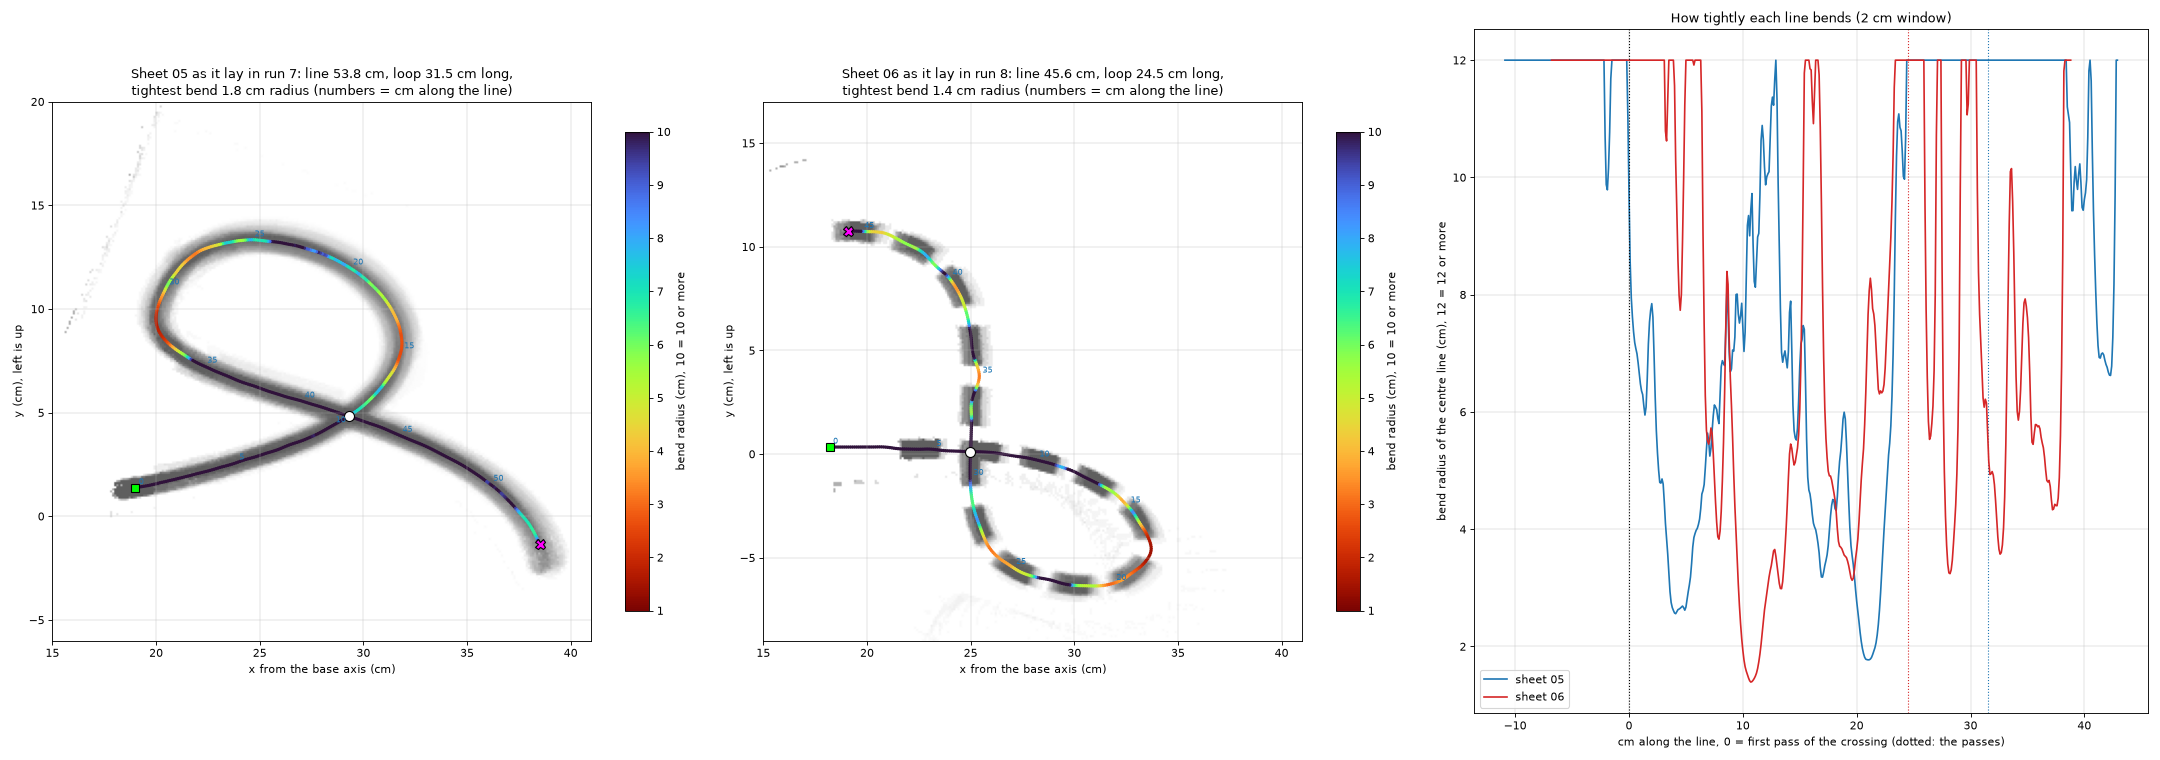

The Python source for this figure:
"""
Step 1 of the dashed-line analysis: are sheets 05 and 06 the same shape?

The line of each sheet is drawn from above from the pictures of the robot run on that sheet (run 7 on sheet 05, run 8
on sheet 06) with the fitted forearm camera model, a centre line is laid through the ink, and both sheets are measured
with the same ruler: length, where the crossing is, how long and how wide the loop is, how tightly it bends, and (sheet
06) how long the dashes and the gaps are. The first dash of sheet 06 lay under the puck in run 8, so its length is
read from a demonstration that started at the other end (plan 06-15).

Writes reference_line_05.csv, reference_line_06.csv, 01_sheet_geometry.png and prints the numbers (saved by hand as
01_sheet_geometry.out.txt). No robot, no training.

Run: D:/AI_Project/.venv/Scripts/python.exe 01_sheet_geometry.py > 01_sheet_geometry.out.txt
"""

import json

import matplotlib
matplotlib.use("Agg")
import matplotlib.pyplot as pyplot
import numpy
import pandas

from dashed_common import ANALYSIS_PARAMETERS, EVIDENCE_FOLDER, JOINT_NAMES, read_run, top_view_of_line
from line_geometry import (crossing_of, ink_share_of, line_description, map_values, refined_centre_line, registered_line,
                           spline_through, tangents_and_normals)

SHEET_GEOMETRY_PARAMETERS = {
    # the analyst's reading of the zoomed top views, in cm in the robot's base frame of each run: points along the
    # middle of the ink in the order the puck travels; they are only the first guess that the snapping then corrects
    "control_points_cm": {
        "05": [(18.5, 1.35), (20.0, 1.7), (22.0, 2.2), (24.0, 2.8), (26.0, 3.5), (28.0, 4.3), (29.6, 5.0), (30.6, 5.7),
               (31.4, 6.9), (31.8, 8.5), (31.6, 10.0), (30.8, 11.3), (29.5, 12.3), (28.0, 13.0), (26.0, 13.5), (24.5, 13.5),
               (22.5, 13.1), (21.1, 12.3), (20.3, 11.1), (20.0, 9.9), (20.4, 8.8), (21.5, 8.0), (23.0, 7.3), (25.0, 6.6),
               (27.0, 5.9), (29.6, 5.0), (31.5, 4.3), (33.5, 3.4), (35.3, 2.2), (36.8, 0.8), (37.9, -0.8), (38.6, -2.4)],
        "06": [(17.6, 0.2), (20.0, 0.2), (22.6, 0.2), (25.0, 0.2), (26.5, 0.15), (28.3, -0.35), (29.7, -0.85), (31.0, -1.4),
               (32.2, -2.2), (33.1, -3.2), (33.75, -4.3), (33.6, -5.2), (32.8, -5.8), (31.5, -6.2), (30.0, -6.35),
               (28.5, -6.15), (27.1, -5.55), (26.1, -4.6), (25.45, -3.4), (25.1, -2.0), (25.0, -0.5), (25.0, 0.2),
               (25.0, 2.35), (25.05, 5.25), (24.75, 6.9), (24.15, 8.1), (23.3, 9.2), (22.2, 10.05), (20.9, 10.6),
               (19.4, 10.9), (18.5, 10.95)]
    },
    "runs": {"05": "run_7_folder", "06": "run_8_folder"},
    # the demonstration that started at end B of sheet 06, whose pictures show the dash that lay under the puck in run 8
    "other_end_plan": "06-15",
    # a point of the centre line counts as ink when the top view's ink share there is above this
    "ink_share_least": 0.5,
    # the round cap of a solid line's end: the centre line ends half a line width before the ink does
    "line_width_m": 0.010,
    "course_measurements_path": EVIDENCE_FOLDER.parents[3] / "Recording tool" / "2026-11-06_sheet_measurements.json"
}



def runs_of_ink(is_ink: numpy.ndarray) -> list:
    """Return (is ink, first position, length) for every run of equal values along the line."""

    edges = numpy.flatnonzero(numpy.diff(is_ink.astype(int)) != 0) + 1
    starts = numpy.r_[0, edges]
    ends = numpy.r_[edges, len(is_ink)]
    return [(bool(is_ink[start]), int(start), int(end - start)) for start, end in zip(starts, ends)]



def main() -> None:

    settings = SHEET_GEOMETRY_PARAMETERS
    frames = pandas.read_csv(ANALYSIS_PARAMETERS["processed_folder"] / "frames.csv", low_memory = False)
    course = json.loads(settings["course_measurements_path"].read_text(encoding = "utf-8"))
    figure, axes = pyplot.subplots(1, 3, figsize = (27, 9.5))
    summary = {}
    for axis, sheet in zip(axes[:2], ("05", "06")):
        steps = read_run(ANALYSIS_PARAMETERS[settings["runs"][sheet]])
        view = top_view_of_line(list(steps["frame_file"]), steps[JOINT_NAMES].to_numpy())
        share = ink_share_of(view)
        first_guess = spline_through(numpy.array(settings["control_points_cm"][sheet]) / 100.0, 0.001)
        line = refined_centre_line(first_guess, view)
        ink_along = map_values(share, view, line) > settings["ink_share_least"]

        if sheet == "06":
            # the first dash lay under the puck in run 8: read it from a demonstration that started at the other end
            other = frames[(frames["plan_number"] == settings["other_end_plan"]) & (frames["score"] > 0)].sort_values("row_in_episode")
            other_view = top_view_of_line([str(ANALYSIS_PARAMETERS["raw_folder"] / value) for value in other["frame_path"]],
                                          other[JOINT_NAMES].to_numpy())
            placed = registered_line(line, ink_along, other_view)
            other_ink = map_values(ink_share_of(other_view), other_view, placed["line_m"]) > settings["ink_share_least"]
            first_seen = int(numpy.flatnonzero(ink_along)[0])
            agreement = float((other_ink[first_seen:] == ink_along[first_seen:]).mean())
            print(f"sheet 06: reference laid onto plan {settings['other_end_plan']} (started at end B): ink share under the dashes "
                  f"{placed['ink_share_on_ink_points']:.2f}, under the gaps {placed['ink_share_on_gap_points']:.2f}; "
                  f"ink or gap agrees with run 8 on {100 * agreement:.1f} % of the line run 8 saw")
            # the straight piece before run 8's first seen dash is only a guess of the direction, so the hidden dash is
            # looked for up to 4 mm beside it
            _, other_normal = tangents_and_normals(placed["line_m"])
            beside = [map_values(ink_share_of(other_view), other_view, placed["line_m"] + offset * other_normal) for offset in numpy.arange(-0.004, 0.0041, 0.001)]
            ink_along[:first_seen] = (numpy.max(beside, axis = 0) > settings["ink_share_least"])[:first_seen]
            check_figure, check_axis = pyplot.subplots(figsize = (9, 9))
            other_share = ink_share_of(other_view)
            check_axis.imshow(numpy.where(other_view["seen_votes"] >= 2, other_share, numpy.nan).T, origin = "lower", cmap = "gray_r", vmin = 0, vmax = 1.6,
                              extent = [100 * other_view["x_m"][0], 100 * other_view["x_m"][-1], 100 * other_view["y_m"][0], 100 * other_view["y_m"][-1]])
            check_axis.scatter(100 * placed["line_m"][:, 0], 100 * placed["line_m"][:, 1], c = numpy.where(ink_along, "red", "deepskyblue"), s = 2)
            check_axis.set_aspect("equal")
            check_axis.set_xlim(10, 40)
            check_axis.set_ylim(-25, 5)
            check_axis.grid(True, linewidth = 0.3)
            check_axis.set_title(f"Check: sheet 06's reference line laid onto plan {settings['other_end_plan']} (red = dash, blue = gap)")
            check_figure.savefig(EVIDENCE_FOLDER / "01_check_first_dash.png", dpi = 70)
            pyplot.close(check_figure)
            first_ink = int(numpy.flatnonzero(ink_along)[0])
            line, ink_along = line[first_ink:], ink_along[first_ink:]
        else:
            ink_positions = numpy.flatnonzero(ink_along)
            cap = int(round(0.5 * settings["line_width_m"] / 0.001))
            line, ink_along = line[ink_positions[0] + cap:ink_positions[-1] + 1 - cap], ink_along[ink_positions[0] + cap:ink_positions[-1] + 1 - cap]

        described = line_description(line)
        crossing = crossing_of(line)
        length_cm = 100.0 * described["distance_m"][-1]
        loop = slice(crossing[0], crossing[1] + 1)
        loop_points = line[loop]
        loop_length_cm = 0.1 * (crossing[1] - crossing[0])
        turned_deg = described["direction_deg"][crossing[1]] - described["direction_deg"][crossing[0]]
        # the loop's size along and across the direction in which the line enters it
        entry = numpy.radians(described["direction_deg"][crossing[0]])
        along = (loop_points - loop_points[0]) @ numpy.array([numpy.cos(entry), numpy.sin(entry)])
        across = (loop_points - loop_points[0]) @ numpy.array([-numpy.sin(entry), numpy.cos(entry)])
        radius_cm = 100.0 * described["radius_m"]
        tight = radius_cm[loop] < 3.0
        summary[sheet] = {
            "length_cm": length_cm, "start_to_crossing_cm": 0.1 * crossing[0], "loop_length_cm": loop_length_cm,
            "crossing_to_far_end_cm": length_cm - 0.1 * crossing[1], "loop_turn_deg": float(turned_deg),
            "loop_along_cm": float(100 * (along.max() - along.min())), "loop_across_cm": float(100 * (across.max() - across.min())),
            "loop_smallest_radius_cm": float(radius_cm[loop].min()), "loop_median_radius_cm": float(numpy.median(radius_cm[loop])),
            "loop_cm_tighter_than_3_cm_radius": float(0.1 * tight.sum()),
            "tightest_at_cm_after_crossing": float(0.1 * radius_cm[loop].argmin()),
            "whole_line_smallest_radius_cm": float(radius_cm.min())
        }
        print(f"\nsheet {sheet} (measured on the top view of {settings['runs'][sheet]}; course photo: "
              f"{course[sheet]['line_length_cap_to_cap_cm']} cm cap to cap)")
        for name, value in summary[sheet].items():
            print(f"    {name}: {value:.1f}")
        if sheet == "06":
            pieces = runs_of_ink(ink_along)
            dashes = [0.1 * length for is_ink, _, length in pieces if is_ink]
            gaps = [0.1 * length for is_ink, _, length in pieces if not is_ink]
            print("    dashes along the line, cm: " + ", ".join(f"{value:.1f}" for value in dashes))
            print("    gaps along the line, cm:   " + ", ".join(f"{value:.1f}" for value in gaps))
            inner_dashes = dashes[1:-1]
            print(f"    {len(dashes)} dashes; median dash {numpy.median(inner_dashes):.1f} cm (the piece at the crossing counts once per pass), "
                  f"median gap {numpy.median(gaps):.1f} cm, ink on {100 * ink_along.mean():.0f} % of the line's length")
            summary[sheet].update({"dash_median_cm": float(numpy.median(inner_dashes)), "gap_median_cm": float(numpy.median(gaps)),
                                   "ink_share_of_length": float(ink_along.mean()), "dashes": len(dashes)})

        table = pandas.DataFrame({"distance_cm": 100.0 * described["distance_m"], "x_cm": 100.0 * line[:, 0], "y_cm": 100.0 * line[:, 1],
                                  "direction_deg": described["direction_deg"], "radius_cm": radius_cm, "is_ink": ink_along.astype(int),
                                  "is_in_loop": [int(crossing[0] <= position <= crossing[1]) for position in range(len(line))]})
        table.round(3).to_csv(EVIDENCE_FOLDER / f"reference_line_{sheet}.csv", index = False)

        extent = [100 * view["x_m"][0], 100 * view["x_m"][-1], 100 * view["y_m"][0], 100 * view["y_m"][-1]]
        axis.imshow(numpy.where(view["seen_votes"] >= 2, share, numpy.nan).T, origin = "lower", extent = extent, cmap = "gray_r", vmin = 0, vmax = 1.6)
        drawn = axis.scatter(100 * line[:, 0], 100 * line[:, 1], c = numpy.minimum(radius_cm, 10.0), cmap = "turbo_r", s = 4, vmin = 1.0, vmax = 10.0)
        axis.plot(*(100 * line[crossing[0]]), "o", color = "white", markeredgecolor = "black", markersize = 9)
        axis.plot(*(100 * line[0]), "s", color = "lime", markeredgecolor = "black", markersize = 8)
        axis.plot(*(100 * line[-1]), "X", color = "magenta", markeredgecolor = "black", markersize = 9)
        for position in range(0, len(line), 50):
            axis.annotate(f"{position // 10}", 100 * line[position], fontsize = 7, color = "tab:blue", xytext = (3, 3), textcoords = "offset points")
        axis.set_aspect("equal")
        axis.set_xlim(15, 41)
        axis.set_ylim(-9, 17) if sheet == "06" else axis.set_ylim(-6, 20)
        axis.grid(True, linewidth = 0.3)
        axis.set_xlabel("x from the base axis (cm)")
        axis.set_ylabel("y (cm), left is up")
        axis.set_title(f"Sheet {sheet} as it lay in run {'7' if sheet == '05' else '8'}: line {length_cm:.1f} cm, loop {loop_length_cm:.1f} cm long,\n"
                       f"tightest bend {summary[sheet]['loop_smallest_radius_cm']:.1f} cm radius (numbers = cm along the line)")
        figure.colorbar(drawn, ax = axis, shrink = 0.7, label = "bend radius (cm), 10 = 10 or more")
        summary[sheet]["radius_profile"] = (0.1 * (numpy.arange(len(line)) - crossing[0]), radius_cm, crossing)

    axis = axes[2]
    for sheet, colour in (("05", "tab:blue"), ("06", "tab:red")):
        distance, radius, crossing = summary[sheet].pop("radius_profile")
        axis.plot(distance, numpy.minimum(radius, 12.0), color = colour, label = f"sheet {sheet}")
        axis.axvline(0.1 * (crossing[1] - crossing[0]), color = colour, linestyle = ":", linewidth = 1)
    axis.axvline(0.0, color = "black", linestyle = ":", linewidth = 1)
    axis.set_xlabel("cm along the line, 0 = first pass of the crossing (dotted: the passes)")
    axis.set_ylabel("bend radius of the centre line (cm), 12 = 12 or more")
    axis.set_title("How tightly each line bends (2 cm window)")
    axis.grid(True, linewidth = 0.3)
    axis.legend()
    figure.tight_layout()
    figure.savefig(EVIDENCE_FOLDER / "01_sheet_geometry.png", dpi = 80)
    (EVIDENCE_FOLDER / "01_sheet_geometry_summary.json").write_text(json.dumps(summary, indent = 1), encoding = "utf-8")



if __name__ == "__main__":
    main()
